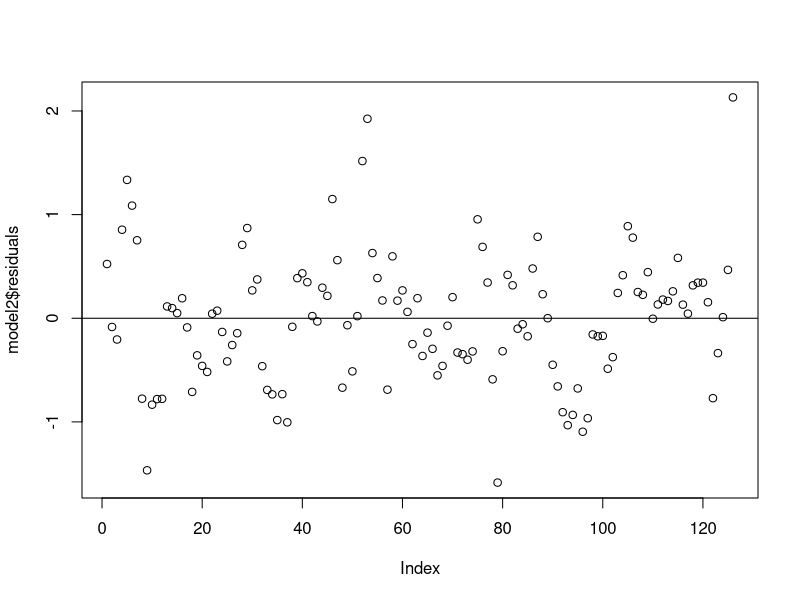
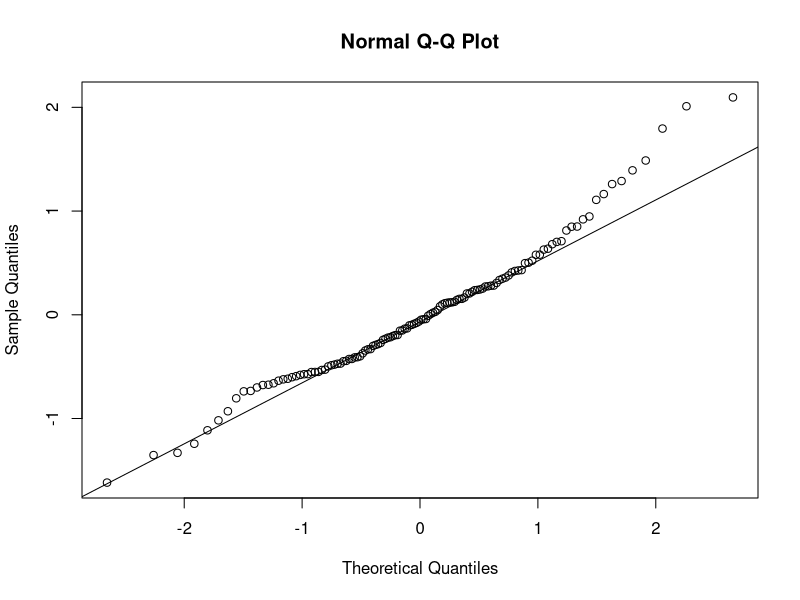
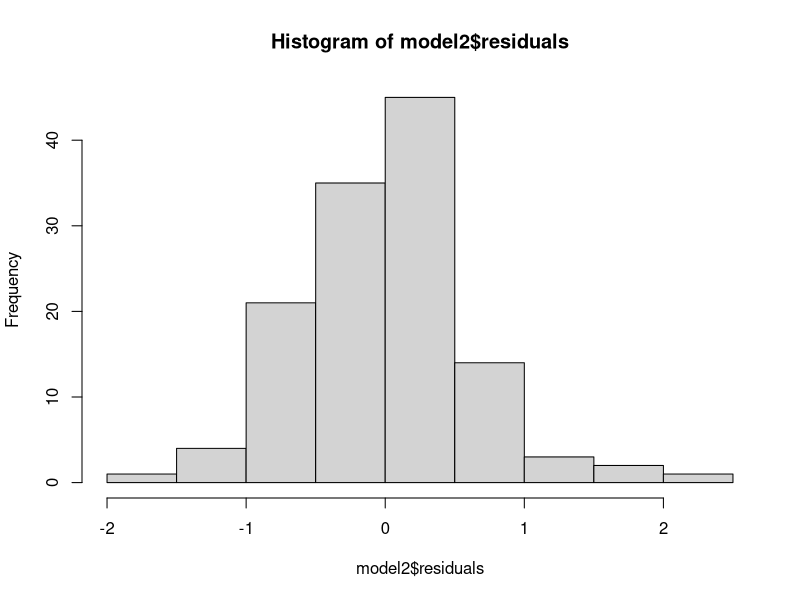

Here is the R script that generated these plots, in order:
## ---- chunk 1
knitr::opts_chunk$set(echo = TRUE)
## ---- chunk 2
InterestRate <- read.csv("interestRate.csv");#checked
LabourProductivity <- read.csv("LabourProductivity.csv");#checked
CostOfLabour <- read.csv("CostOfLabour.csv");#checked
EnergyPrices = read.csv("EnergyPrices.csv");#checked

Inflation = read.csv("Inflation2.csv");#checked
## ---- chunk 3
numModels = (ncol(InterestRate)-1)*(ncol(LabourProductivity)-1)*(ncol(CostOfLabour)-1)*(ncol(EnergyPrices)-1)

#A matrix where each row is a model. The row contains the variable names, the MSE, the F-statistic and the AIC of the model.
Models =  matrix(data = NA, nrow = numModels, ncol = 7)
colnames(Models) <- c("InterestRateMeasure","LabourProductivityMeasure","CostOfLabourMeasure","EnergyPricesMeasure",
                           "MSE","F-Stat","AIC")

## ---- chunk 4
currentRow = 1

for (i in 2:ncol(InterestRate)) {
  for (j in 2:ncol(LabourProductivity)) {
    for(k in 2:ncol(CostOfLabour)){
      for (l in 2:ncol(EnergyPrices)) {
        #creating the model
        model <- lm(Inflation[,2]~InterestRate[,i]+LabourProductivity[,j]+CostOfLabour[,k]+EnergyPrices[,l])
        
        #adding a row to the matrix of models
        Models[currentRow,] = c(colnames(InterestRate)[i],#adding the names of the variables used
                              colnames(LabourProductivity)[j],#
                              colnames(CostOfLabour)[k],
                              colnames(EnergyPrices)[l],
                              mean(model$residuals^2),#adding the mse
                              summary(model)$fstatistic[1],#adding the fstatistic
                              AIC(model))
        
        currentRow = currentRow +1 #moving on to the next row
      }
    }
    
  }
  
}
## ---- chunk 5
model1 <- lm(Inflation[,2]~InterestRate[,4]+LabourProductivity[,3]+CostOfLabour[,2]+EnergyPrices[,3])
summary(model1)
## ---- chunk 6
model2 <- lm(Inflation[,2]~InterestRate[,4]+LabourProductivity[,3]+CostOfLabour[,2]+EnergyPrices[,3]-1)
summary(model2)
## ---- chunk 7
plot(model2$residuals)
abline(0,0);

qqnorm(model$residuals)
qqline(model$residuals);

hist(model2$residuals)
